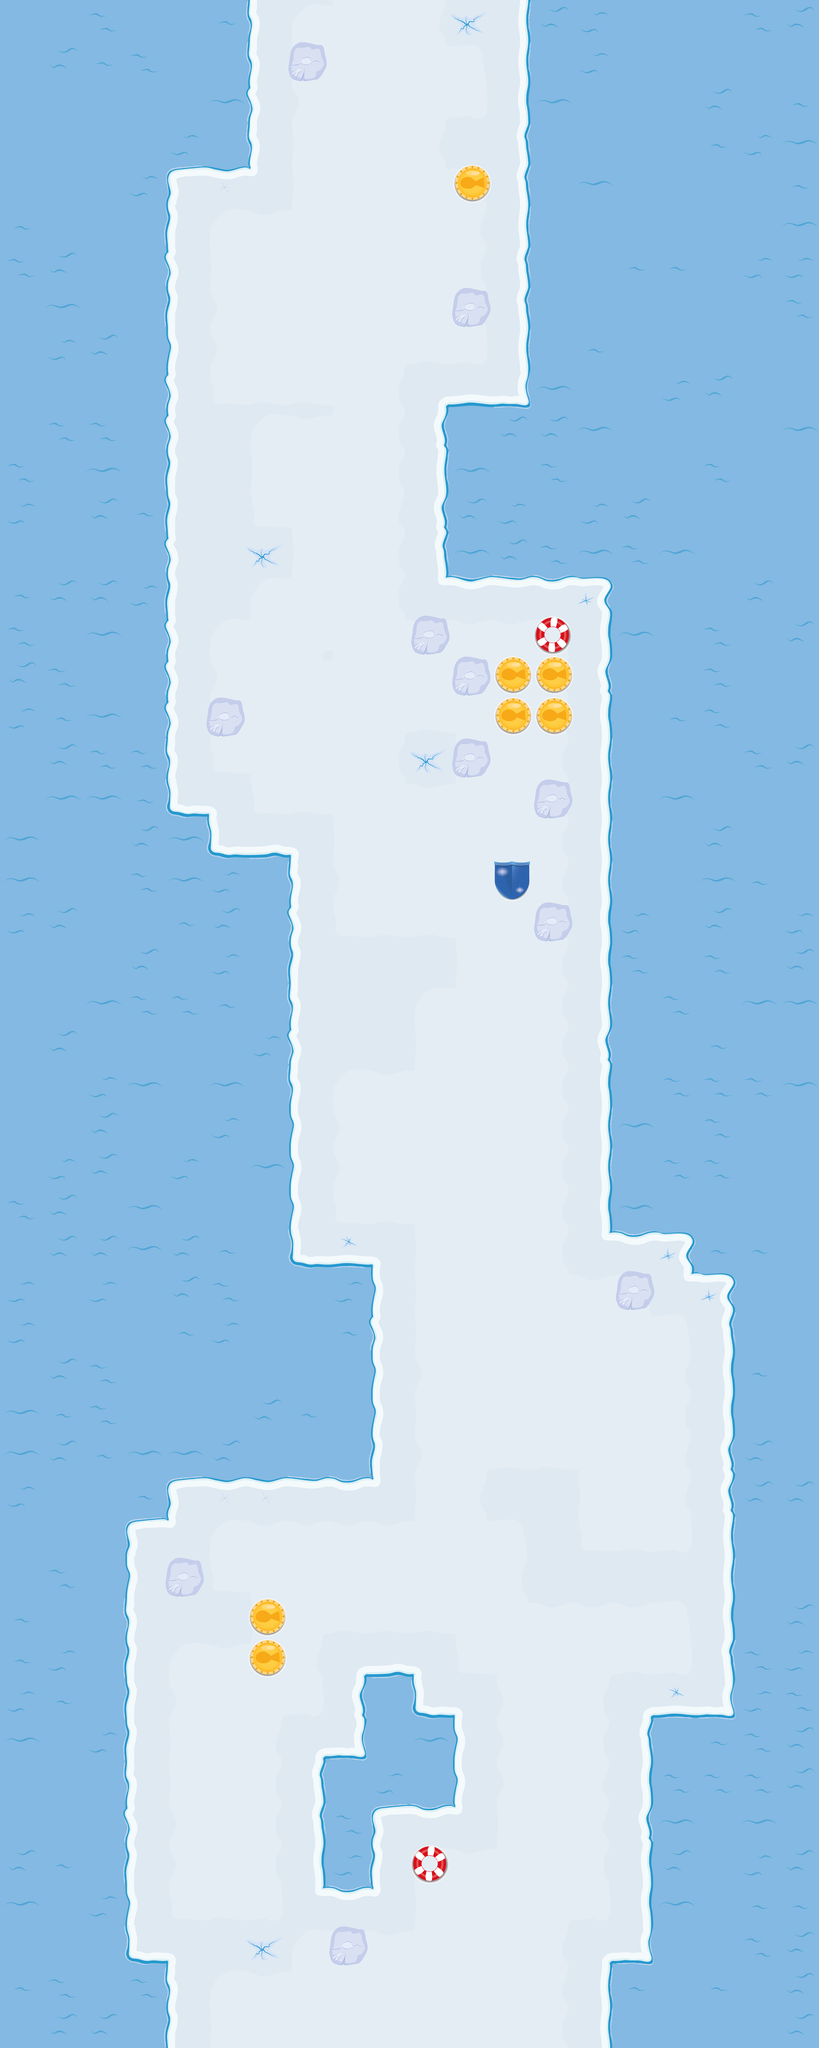

The image is a tile-based game level rendered from a .tmx file. Its description and source (layers, tilesets, objects; grid data summarised) follow:
An orthogonal 20x50 tile map with 160x160 px tiles, 3 tile layers (Floor, PickUps, Obstacles).

<map version="1.0" orientation="orthogonal" renderorder="right-down" width="20" height="50" tilewidth="160" tileheight="160" nextobjectid="8">
 <tileset firstgid="1" name="Map v2" tilewidth="160" tileheight="160" tilecount="100" columns="10">
  <image source="Map v2.gif" width="1600" height="1600" />
  <terraintypes>
   <terrain name="Wasser" tile="14" />
   <terrain name="Ice" tile="6" />
   <terrain name="Snow" tile="59" />
   <terrain name="Shield" tile="70" />
   <terrain name="Ring" tile="71" />
   <terrain name="Iceberg" tile="72" />
   <terrain name="Coin" tile="73" />
  </terraintypes>
  <tile id="0" terrain="1,1,1,0" />
  <tile id="1" terrain="1,1,0,0" />
  <tile id="2" terrain="1,1,0,0" />
  <tile id="3" terrain="1,1,0,0" />
  <tile id="4" terrain="1,1,0,0" />
  <tile id="5" terrain="1,1,0,1" />
  <tile id="6" terrain="1,1,1,1" />
  <tile id="10" terrain="1,0,1,0" />
  <tile id="11" terrain="0,0,0,0" />
  <tile id="12" terrain="0,0,0,0" />
  <tile id="13" terrain="0,0,0,0" />
  <tile id="14" terrain="0,0,0,0" />
  <tile id="15" terrain="0,1,0,1" />
  <tile id="16" terrain="1,1,1,1" />
  <tile id="20" terrain="1,0,1,0" />
  <tile id="21" terrain="0,0,0,0" />
  <tile id="22" terrain="0,0,0,1" />
  <tile id="23" terrain="0,0,1,0" />
  <tile id="24" terrain="0,0,0,0" />
  <tile id="25" terrain="0,1,0,1" />
  <tile id="26" terrain="1,1,1,1" />
  <tile id="30" terrain="1,0,1,0" />
  <tile id="31" terrain="0,0,0,0" />
  <tile id="32" terrain="0,1,0,0" />
  <tile id="33" terrain="1,0,0,0" />
  <tile id="34" terrain="0,0,0,0" />
  <tile id="35" terrain="0,1,0,1" />
  <tile id="36" terrain="1,1,1,1" />
  <tile id="40" terrain="1,0,1,0" />
  <tile id="41" terrain="0,0,0,0" />
  <tile id="42" terrain="0,0,0,0" />
  <tile id="43" terrain="0,0,0,0" />
  <tile id="44" terrain="0,0,0,0" />
  <tile id="45" terrain="0,1,0,1" />
  <tile id="50" terrain="1,0,1,1" />
  <tile id="51" terrain="0,0,1,1" />
  <tile id="52" terrain="0,0,1,1" />
  <tile id="53" terrain="0,0,1,1" />
  <tile id="54" terrain="0,0,1,1" />
  <tile id="55" terrain="0,1,1,1" />
  <tile id="59" terrain="2,2,2,2" />
  <tile id="66" terrain="2,2,2,1" />
  <tile id="67" terrain="2,2,1,1" />
  <tile id="68" terrain="2,2,1,1" />
  <tile id="69" terrain="2,2,1,2" />
  <tile id="70" terrain="3,3,3,3" />
  <tile id="71" terrain="4,4,4,4" />
  <tile id="72" terrain="5,5,5,5" />
  <tile id="73" terrain="6,6,6,6" />
  <tile id="76" terrain="2,1,2,1" />
  <tile id="77" terrain="1,1,1,2" />
  <tile id="78" terrain="1,1,2,1" />
  <tile id="79" terrain="1,2,1,2" />
  <tile id="86" terrain="2,1,2,1" />
  <tile id="87" terrain="1,2,1,1" />
  <tile id="88" terrain="2,1,1,1" />
  <tile id="89" terrain="1,2,1,2" />
  <tile id="96" terrain="2,1,2,2" />
  <tile id="97" terrain="1,1,2,2" />
  <tile id="98" terrain="1,1,2,2" />
  <tile id="99" terrain="1,2,2,2" />
 </tileset>
 <layer name="Floor" width="20" height="50">
  <data>[1000 cells, 1000 non-empty, 56 distinct tile ids]</data>
 </layer>
 <layer name="PickUps" width="20" height="50">
  <data>[1000 cells, 10 non-empty, 3 distinct tile ids]</data>
 </layer>
 <layer name="Obstacles" width="20" height="50">
  <data>[1000 cells, 11 non-empty, 1 distinct tile ids]</data>
 </layer>
</map>
